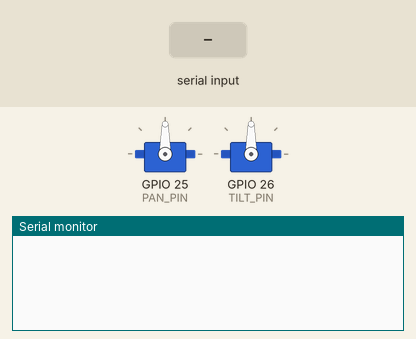
This sketch was run on a simulated ESP32. Shown: 2 × servo, the last lines printed to the serial monitor. The inputs (shaded band) are chosen by the test bench.

Above: at 1.2 s.
1.3 s: "PING\n" received over Serial
At 2.5 s:
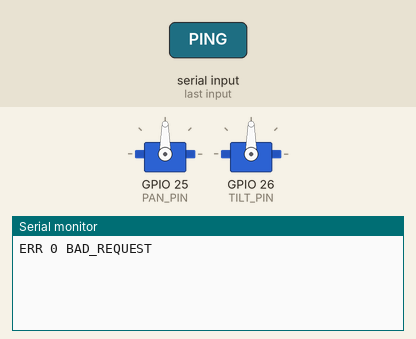
2.8 s: "PING 90 45 200\n" received over Serial
At 3.8 s:
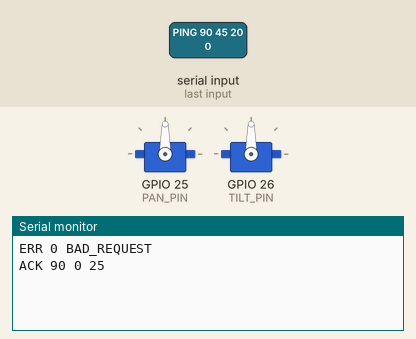

The sketch:

esp32-gimbal-signal-test.ino
```cpp
#include <Arduino.h>
#include <ESP32Servo.h>
#include <stdio.h>
#include <string.h>

// GPIO25 = Z 軸左右旋轉；GPIO26 = 鏡頭平台上下仰角。
constexpr int PAN_PIN = 25;
constexpr int TILT_PIN = 26;
constexpr int PAN_MIN = -180;
constexpr int PAN_MAX = 180;
constexpr int TILT_MIN = 0;
constexpr int TILT_MAX = 50;
constexpr int PAN_HOME = 0;
constexpr int TILT_HOME = 25;
constexpr int PAN_TEST = 8;   // 左右各 8 度，最後回到起點。
constexpr int TILT_TEST = 5;  // 上下各 5 度，最後回到起點。

Servo panServo;
Servo tiltServo;
int pan = PAN_HOME;
int tilt = TILT_HOME;
bool movedThisSession = false;

void setAngles(int newPan, int newTilt) {
  pan = constrain(newPan, PAN_MIN, PAN_MAX);
  tilt = constrain(newTilt, TILT_MIN, TILT_MAX);
  // 這是伺服器的邏輯角度到 PWM 脈寬映射；測試只在中心附近移動。
  panServo.writeMicroseconds(map(pan, PAN_MIN, PAN_MAX, 500, 2500));
  tiltServo.writeMicroseconds(map(tilt, TILT_MIN, TILT_MAX, 1250, 1750));
}

void ack(long seq) {
  // 必須維持這個格式，PC 才能辨識 ESP 已收到指令。
  Serial.printf("ACK %ld %d %d\n", seq, pan, tilt);
}

void fourDirectionsOnce() {
  if (movedThisSession) return;
  movedThisSession = true;
  const int originalPan = pan;
  const int originalTilt = tilt;

  setAngles(originalPan + PAN_TEST, originalTilt); delay(300);  // 一側
  setAngles(originalPan, originalTilt); delay(150);
  setAngles(originalPan - PAN_TEST, originalTilt); delay(300);  // 另一側
  setAngles(originalPan, originalTilt); delay(150);
  setAngles(originalPan, originalTilt + TILT_TEST); delay(300); // 一側
  setAngles(originalPan, originalTilt); delay(150);
  setAngles(originalPan, originalTilt - TILT_TEST); delay(300); // 另一側
  setAngles(originalPan, originalTilt); delay(150);
}

void setup() {
  Serial.begin(115200);
  Serial.setTimeout(200);
  panServo.setPeriodHertz(50);
  tiltServo.setPeriodHertz(50);
  panServo.attach(PAN_PIN, 500, 2500);
  tiltServo.attach(TILT_PIN, 1250, 1750);
  setAngles(PAN_HOME, TILT_HOME);
}

void loop() {
  if (!Serial.available()) return;
  String line = Serial.readStringUntil('\n');
  line.trim();
  if (line.isEmpty()) return;

  char command[12] = {};
  long seq = 0;
  long panStep = 0;
  long tiltStep = 0;
  const int fields = sscanf(line.c_str(), "%11s %ld %ld %ld",
                            command, &seq, &panStep, &tiltStep);
  if (fields < 2 || seq < 1) {
    Serial.println("ERR 0 BAD_REQUEST");
    return;
  }

  if (strcmp(command, "PING") == 0) {
    // 網頁每次開始自動對準都會先送 PING；為本次測試重新武裝。
    movedThisSession = false;
    ack(seq);
  } else if (strcmp(command, "TEST") == 0) {
    // 現行網頁在 PING 後送 TEST：四方向只執行一次。
    fourDirectionsOnce();
    ack(seq);
  } else if (strcmp(command, "STEP") == 0 && fields == 4) {
    // 兼容後續網頁調整訊號；尚未收到 TEST 時也會觸發一次。
    // 此測試韌體不依 STEP 追蹤頁面，請勿用於正式閉環。
    fourDirectionsOnce();
    ack(seq);
  } else if (strcmp(command, "STOP") == 0) {
    ack(seq);
  } else {
    Serial.printf("ERR %ld BAD_COMMAND\n", seq);
  }
}
```

Measured:
- after the input at 1.3 s, the serial monitor: prints a new line at once (image 1)
- after the input at 2.8 s, the serial monitor: prints a new line at once (image 2)
